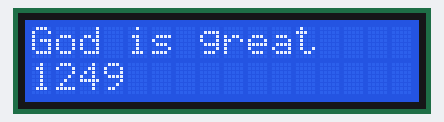
Simulated run of this sketch. Board: Arduino Uno, built with avr-gcc and run on an emulated ATmega328P. Shown: 16×2 character LCD. Random numbers use the default seed unless the sketch sets one.

Above: at 0.1 s.
At 1.2 s:
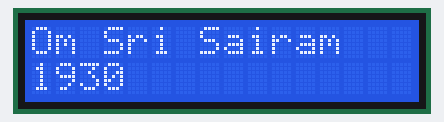
At 7.6 s:
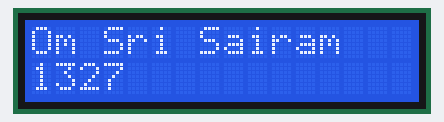
At 18.9 s:
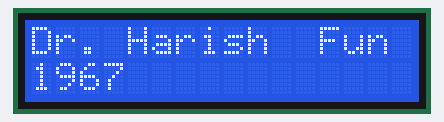
At 27.3 s:
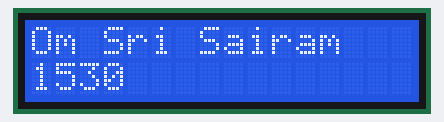
At 37.7 s:
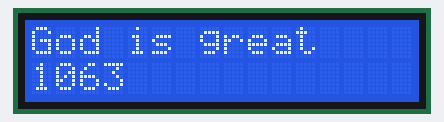

Measured:
- what the display in image 1 shows lasts 1.3 s, from 1.1 s to 2.4 s
- what the display in image 2 shows lasts 1.7 s, from 7.5 s to 9.2 s
- what the display in image 4 shows lasts 1.9 s, from 27.2 s to 29.1 s
- what the display in image 5 shows lasts 1.6 s, from 37.6 s to 39.2 s

The sketch:

LCDFUN.ino
```cpp
/*
Code by Dr. Harish with LCD shield
*/

// include the library code:
#include <LiquidCrystal.h>

// initialize the library by associating any needed LCD interface pin
// with the arduino pin number it is connected to
const int rs = 8, en = 9, d4 = 4, d5 = 5, d6 = 6, d7 = 7;
LiquidCrystal lcd(rs, en, d4, d5, d6, d7);

void setup() {
  // set up the LCD's number of columns and rows:
  lcd.begin(16, 2);
  // Print a message to the LCD.
  lcd.print("Dr. Harish is Fun");
}

void loop() {
  // set the cursor to column 0, line 1
  // (note: line 1 is the second row, since counting begins with 0):
  lcd.setCursor(0, 0);
  int a;
   a=int(random(3));
  if(a==0){
  lcd.print("Dr. Harish  Fun   ");}
  if(a==1){
    lcd.print("God is great    ");
  }

   if(a==2){
    lcd.print("Om Sri Sairam   ");
  }
  lcd.setCursor(0, 1);
  // print the number of seconds since reset:
  lcd.print(1000+random(1000));
  delay(1000+random(1000));

}
```
